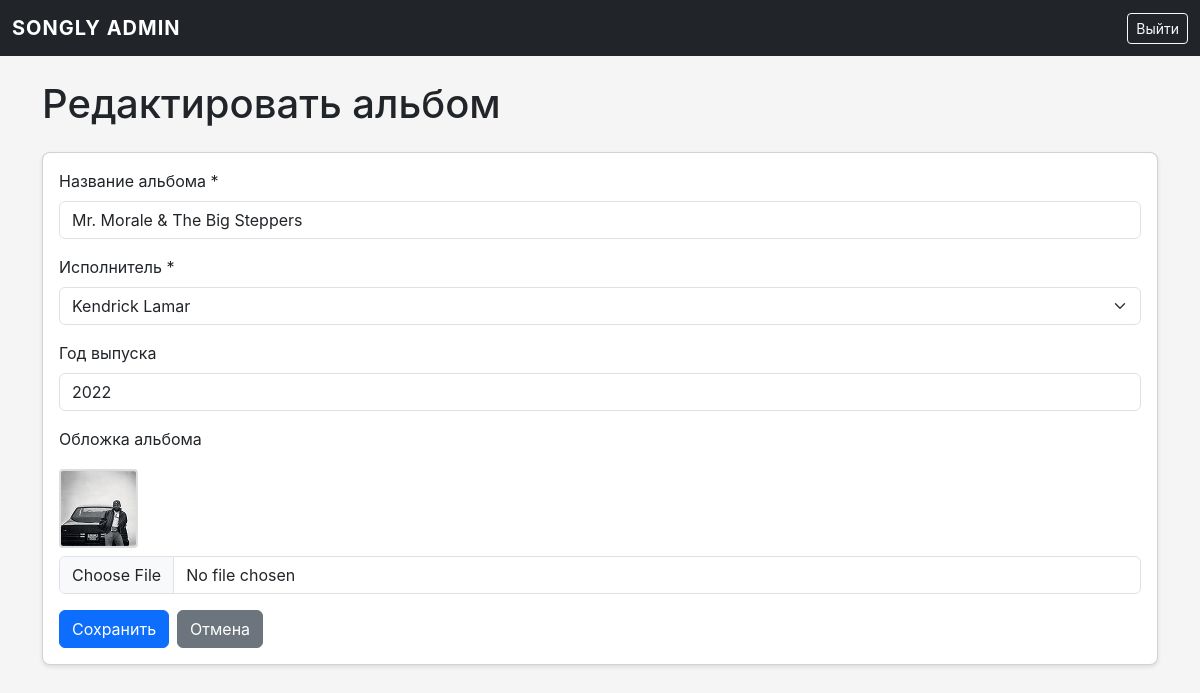
/admin/admin_album_edit.php?id=1 (signed in), run on the app's committed database.
### tables this page shows
CREATE TABLE IF NOT EXISTS `albums` (
  `id_albums` INT(11) NOT NULL AUTO_INCREMENT,
  `name_albums` VARCHAR(255) NOT NULL,
  `id_singer` INT(11) NOT NULL,
  `year_of_release` INT(4) DEFAULT NULL,
  `image_path` VARCHAR(255) DEFAULT NULL,
  PRIMARY KEY (`id_albums`),
  INDEX `idx_singer` (`id_singer`),
  INDEX `idx_year` (`year_of_release`),
  FOREIGN KEY (`id_singer`) REFERENCES `singer`(`id_singer`) ON DELETE CASCADE
);

### admin/admin_album_edit.php (the view, shortened to what this page needs)
<?php
require_once('../config/db_config.php');
$album_id = $_GET['id'] ?? null;
$stmt = $conn->prepare("SELECT * FROM albums WHERE id_albums = ?");
$stmt->bind_param("i", $album_id);
$stmt->execute();
$result = $stmt->get_result();
$album = $result->fetch_assoc();
$singers_result = $conn->query("SELECT id_singer, name_singer FROM singer ORDER BY name_singer ASC");
?>
<!DOCTYPE html>
<html lang="ru">
<head>
    <link href="https://cdn.jsdelivr.net/npm/bootstrap@5.3.0/dist/css/bootstrap.min.css" rel="stylesheet">
    <link href="css/admin_style.css" rel="stylesheet">
</head>
<body>
    <nav class="navbar navbar-dark bg-dark">
        <div class="container-fluid">
            <a class="navbar-brand" href="admin_dashboard.php">SONGLY ADMIN</a>
            <a href="admin_logout.php" class="btn btn-outline-light btn-sm">Выйти</a>
        </div>
    </nav>
    <div class="container mt-4">
        <h1 class="mb-4">Редактировать альбом</h1>
        <div class="card">
            <div class="card-body">
                <form method="POST" enctype="multipart/form-data">
                    <div class="mb-3">
                        <label class="form-label">Название альбома *</label>
                        <input type="text" class="form-control" name="name_albums" required value="<?php echo htmlspecialchars($album['name_albums']); ?>">
                    </div>
                    <div class="mb-3">
                        <label class="form-label">Исполнитель *</label>
                        <select class="form-select" name="id_singer" required>
                            <?php
                            while($singer = $singers_result->fetch_assoc()) {
                                $selected = ($album['id_singer'] == $singer['id_singer']) ? 'selected' : '';
                                echo '<option value="' . $singer['id_singer'] . '" ' . $selected . '>' . htmlspecialchars($singer['name_singer']) . '</option>';
                            }
                            ?>
                        </select>
                    </div>
                    <div class="mb-3">
                        <label class="form-label">Год выпуска</label>
                        <input type="number" class="form-control" name="year_of_release" min="1900" max="2100" value="<?php echo htmlspecialchars($album['year_of_release']); ?>">
                    </div>
                    <div class="mb-3">
                        <label class="form-label">Обложка альбома</label>
                        <?php if (!empty($album['image_path'])): ?>
                            <div class="mb-2"><img src="../<?php echo htmlspecialchars($album['image_path']); ?>" class="image-preview"></div>
                        <?php endif; ?>
                        <input type="file" class="form-control" name="image" accept="image/*">
                    </div>
                    <div class="d-flex gap-2">
                        <button type="submit" class="btn btn-primary">Сохранить</button>
                        <a href="admin_albums.php" class="btn btn-secondary">Отмена</a>
                    </div>
                </form>
            </div>
        </div>
    </div>
</body>
</html>

### admin/css/admin_style.css (style rules this page uses)
body { background-color: #f5f5f5; font-family: -apple-system, BlinkMacSystemFont, 'Segoe UI', Roboto, 'Helvetica Neue', Arial, sans-serif; }
.navbar-brand { font-weight: bold; letter-spacing: 1px; }
.card { border-radius: 8px; box-shadow: 0 2px 4px rgba(0, 0, 0, 0.1); transition: transform 0.2s; }
.image-preview { max-width: 200px; max-height: 200px; margin-top: 10px; border-radius: 4px; border: 2px solid #ddd; }

### data on the page
albums: name_albums "Mr. Morale & The Big Steppers", year_of_release "2022", image_path (picture)

### other printed values
form field id_singer "Kendrick Lamar"
